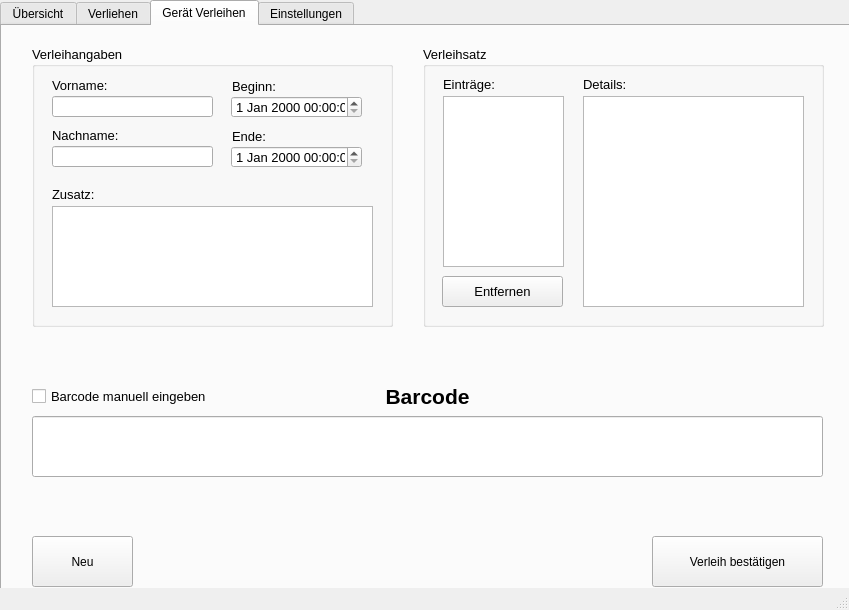
<?xml version="1.0" encoding="UTF-8"?>
<ui version="4.0">
 <class>MainWindow</class>
 <widget class="QMainWindow" name="MainWindow">
  <property name="geometry">
   <rect>
    <x>0</x>
    <y>0</y>
    <width>849</width>
    <height>610</height>
   </rect>
  </property>
  <property name="windowTitle">
   <string>MainWindow</string>
  </property>
  <widget class="QWidget" name="centralWidget">
   <widget class="QTabWidget" name="tab_verliehen">
    <property name="geometry">
     <rect>
      <x>0</x>
      <y>0</y>
      <width>1201</width>
      <height>711</height>
     </rect>
    </property>
    <property name="currentIndex">
     <number>2</number>
    </property>
    <widget class="QWidget" name="tab_uebersicht">
     <attribute name="title">
      <string>Übersicht</string>
     </attribute>
     <widget class="QTableWidget" name="tableWidget10">
      <property name="geometry">
       <rect>
        <x>0</x>
        <y>50</y>
        <width>831</width>
        <height>531</height>
       </rect>
      </property>
      <property name="columnCount">
       <number>0</number>
      </property>
     </widget>
     <widget class="QComboBox" name="deviceCat">
      <property name="geometry">
       <rect>
        <x>4</x>
        <y>5</y>
        <width>81</width>
        <height>41</height>
       </rect>
      </property>
      <property name="maxVisibleItems">
       <number>100</number>
      </property>
     </widget>
     <widget class="QPushButton" name="saveBtn">
      <property name="geometry">
       <rect>
        <x>730</x>
        <y>4</y>
        <width>101</width>
        <height>41</height>
       </rect>
      </property>
      <property name="text">
       <string>Speichern</string>
      </property>
     </widget>
     <widget class="QPushButton" name="addBtn">
      <property name="geometry">
       <rect>
        <x>641</x>
        <y>4</y>
        <width>80</width>
        <height>41</height>
       </rect>
      </property>
      <property name="text">
       <string>Add</string>
      </property>
     </widget>
     <widget class="QLineEdit" name="searchText">
      <property name="geometry">
       <rect>
        <x>310</x>
        <y>11</y>
        <width>211</width>
        <height>31</height>
       </rect>
      </property>
      <property name="font">
       <font>
        <pointsize>10</pointsize>
       </font>
      </property>
     </widget>
     <widget class="QPushButton" name="searchBtn">
      <property name="geometry">
       <rect>
        <x>530</x>
        <y>5</y>
        <width>80</width>
        <height>41</height>
       </rect>
      </property>
      <property name="text">
       <string>Suchen</string>
      </property>
     </widget>
    </widget>
    <widget class="QWidget" name="tab">
     <attribute name="title">
      <string>Verliehen</string>
     </attribute>
     <widget class="QTableWidget" name="tableVerliehen">
      <property name="geometry">
       <rect>
        <x>0</x>
        <y>50</y>
        <width>831</width>
        <height>531</height>
       </rect>
      </property>
      <property name="columnCount">
       <number>0</number>
      </property>
     </widget>
     <widget class="QComboBox" name="deviceVerliehen">
      <property name="geometry">
       <rect>
        <x>3</x>
        <y>3</y>
        <width>81</width>
        <height>41</height>
       </rect>
      </property>
      <property name="maxVisibleItems">
       <number>100</number>
      </property>
     </widget>
    </widget>
    <widget class="QWidget" name="tab_verleih">
     <attribute name="title">
      <string>Gerät Verleihen</string>
     </attribute>
     <widget class="QGroupBox" name="groupBox_2">
      <property name="geometry">
       <rect>
        <x>30</x>
        <y>20</y>
        <width>361</width>
        <height>281</height>
       </rect>
      </property>
      <property name="font">
       <font>
        <pointsize>10</pointsize>
        <stylestrategy>PreferAntialias</stylestrategy>
       </font>
      </property>
      <property name="title">
       <string>Verleihangaben</string>
      </property>
      <widget class="QDateTimeEdit" name="dtRentStart">
       <property name="geometry">
        <rect>
         <x>199</x>
         <y>50</y>
         <width>131</width>
         <height>22</height>
        </rect>
       </property>
      </widget>
      <widget class="QLabel" name="label_2">
       <property name="geometry">
        <rect>
         <x>200</x>
         <y>32</y>
         <width>61</width>
         <height>16</height>
        </rect>
       </property>
       <property name="text">
        <string>Beginn:</string>
       </property>
      </widget>
      <widget class="QLabel" name="label_7">
       <property name="geometry">
        <rect>
         <x>200</x>
         <y>82</y>
         <width>51</width>
         <height>16</height>
        </rect>
       </property>
       <property name="text">
        <string>Ende:</string>
       </property>
      </widget>
      <widget class="QDateTimeEdit" name="dtRentEnd">
       <property name="geometry">
        <rect>
         <x>199</x>
         <y>100</y>
         <width>131</width>
         <height>22</height>
        </rect>
       </property>
      </widget>
      <widget class="QLineEdit" name="edtRentFirstname">
       <property name="geometry">
        <rect>
         <x>20</x>
         <y>50</y>
         <width>161</width>
         <height>21</height>
        </rect>
       </property>
      </widget>
      <widget class="QLabel" name="label_8">
       <property name="geometry">
        <rect>
         <x>20</x>
         <y>31</y>
         <width>71</width>
         <height>16</height>
        </rect>
       </property>
       <property name="text">
        <string>Vorname:</string>
       </property>
      </widget>
      <widget class="QLabel" name="label_9">
       <property name="geometry">
        <rect>
         <x>20</x>
         <y>81</y>
         <width>71</width>
         <height>16</height>
        </rect>
       </property>
       <property name="text">
        <string>Nachname:</string>
       </property>
      </widget>
      <widget class="QLineEdit" name="edtRentLastname">
       <property name="geometry">
        <rect>
         <x>20</x>
         <y>100</y>
         <width>161</width>
         <height>21</height>
        </rect>
       </property>
      </widget>
      <widget class="QLabel" name="label_10">
       <property name="geometry">
        <rect>
         <x>20</x>
         <y>140</y>
         <width>51</width>
         <height>16</height>
        </rect>
       </property>
       <property name="text">
        <string>Zusatz:</string>
       </property>
      </widget>
      <widget class="QTextEdit" name="edtRentExtra">
       <property name="geometry">
        <rect>
         <x>20</x>
         <y>160</y>
         <width>321</width>
         <height>101</height>
        </rect>
       </property>
      </widget>
     </widget>
     <widget class="QGroupBox" name="groupBox_3">
      <property name="geometry">
       <rect>
        <x>421</x>
        <y>20</y>
        <width>401</width>
        <height>281</height>
       </rect>
      </property>
      <property name="font">
       <font>
        <pointsize>10</pointsize>
        <stylestrategy>PreferAntialias</stylestrategy>
       </font>
      </property>
      <property name="title">
       <string>Verleihsatz</string>
      </property>
      <widget class="QListWidget" name="lwRentEntries">
       <property name="geometry">
        <rect>
         <x>20</x>
         <y>50</y>
         <width>121</width>
         <height>171</height>
        </rect>
       </property>
      </widget>
      <widget class="QLabel" name="label_11">
       <property name="geometry">
        <rect>
         <x>20</x>
         <y>30</y>
         <width>91</width>
         <height>16</height>
        </rect>
       </property>
       <property name="text">
        <string>Einträge:</string>
       </property>
      </widget>
      <widget class="QTableWidget" name="twRentDetails">
       <property name="geometry">
        <rect>
         <x>160</x>
         <y>50</y>
         <width>221</width>
         <height>211</height>
        </rect>
       </property>
      </widget>
      <widget class="QLabel" name="label_12">
       <property name="geometry">
        <rect>
         <x>160</x>
         <y>30</y>
         <width>91</width>
         <height>16</height>
        </rect>
       </property>
       <property name="text">
        <string>Details:</string>
       </property>
      </widget>
      <widget class="QPushButton" name="btnRentRemove">
       <property name="geometry">
        <rect>
         <x>19</x>
         <y>230</y>
         <width>121</width>
         <height>31</height>
        </rect>
       </property>
       <property name="text">
        <string>Entfernen</string>
       </property>
      </widget>
     </widget>
     <widget class="QLineEdit" name="edtRentBarcode">
      <property name="geometry">
       <rect>
        <x>30</x>
        <y>390</y>
        <width>791</width>
        <height>61</height>
       </rect>
      </property>
      <property name="font">
       <font>
        <pointsize>18</pointsize>
       </font>
      </property>
      <property name="text">
       <string/>
      </property>
     </widget>
     <widget class="QLabel" name="label_13">
      <property name="geometry">
       <rect>
        <x>30</x>
        <y>350</y>
        <width>791</width>
        <height>41</height>
       </rect>
      </property>
      <property name="font">
       <font>
        <pointsize>16</pointsize>
        <weight>75</weight>
        <bold>true</bold>
       </font>
      </property>
      <property name="text">
       <string>Barcode</string>
      </property>
      <property name="alignment">
       <set>Qt::AlignCenter</set>
      </property>
     </widget>
     <widget class="QCheckBox" name="cbRentEnterManually">
      <property name="geometry">
       <rect>
        <x>30</x>
        <y>360</y>
        <width>181</width>
        <height>20</height>
       </rect>
      </property>
      <property name="font">
       <font>
        <pointsize>10</pointsize>
       </font>
      </property>
      <property name="text">
       <string>Barcode manuell eingeben</string>
      </property>
      <property name="iconSize">
       <size>
        <width>16</width>
        <height>16</height>
       </size>
      </property>
     </widget>
     <widget class="QPushButton" name="btnRentApply">
      <property name="geometry">
       <rect>
        <x>650</x>
        <y>510</y>
        <width>171</width>
        <height>51</height>
       </rect>
      </property>
      <property name="text">
       <string>Verleih bestätigen</string>
      </property>
     </widget>
     <widget class="QPushButton" name="btnRentNew">
      <property name="geometry">
       <rect>
        <x>30</x>
        <y>510</y>
        <width>101</width>
        <height>51</height>
       </rect>
      </property>
      <property name="text">
       <string>Neu</string>
      </property>
     </widget>
     <zorder>groupBox_2</zorder>
     <zorder>groupBox_3</zorder>
     <zorder>edtRentBarcode</zorder>
     <zorder>label_13</zorder>
     <zorder>cbRentEnterManually</zorder>
     <zorder>btnRentApply</zorder>
     <zorder>edtRentExtra</zorder>
     <zorder>btnRentNew</zorder>
    </widget>
    <widget class="QWidget" name="tab_einstellungen">
     <attribute name="title">
      <string>Einstellungen</string>
     </attribute>
     <widget class="QGroupBox" name="groupBox">
      <property name="geometry">
       <rect>
        <x>30</x>
        <y>20</y>
        <width>381</width>
        <height>381</height>
       </rect>
      </property>
      <property name="font">
       <font>
        <pointsize>10</pointsize>
       </font>
      </property>
      <property name="title">
       <string>Kategorien</string>
      </property>
      <widget class="QPushButton" name="btn_categorySave">
       <property name="geometry">
        <rect>
         <x>140</x>
         <y>100</y>
         <width>221</width>
         <height>31</height>
        </rect>
       </property>
       <property name="text">
        <string>Speichern</string>
       </property>
      </widget>
      <widget class="QLineEdit" name="edt_categoryName">
       <property name="geometry">
        <rect>
         <x>210</x>
         <y>56</y>
         <width>151</width>
         <height>24</height>
        </rect>
       </property>
      </widget>
      <widget class="QLabel" name="label">
       <property name="geometry">
        <rect>
         <x>213</x>
         <y>30</y>
         <width>91</width>
         <height>21</height>
        </rect>
       </property>
       <property name="text">
        <string>Bezeichnung</string>
       </property>
      </widget>
      <widget class="QComboBox" name="cb_category">
       <property name="geometry">
        <rect>
         <x>16</x>
         <y>54</y>
         <width>171</width>
         <height>31</height>
        </rect>
       </property>
      </widget>
      <widget class="QLabel" name="label_4">
       <property name="geometry">
        <rect>
         <x>17</x>
         <y>33</y>
         <width>55</width>
         <height>16</height>
        </rect>
       </property>
       <property name="text">
        <string>Kategorie:</string>
       </property>
      </widget>
      <widget class="QPushButton" name="btn_categoryDelete">
       <property name="geometry">
        <rect>
         <x>18</x>
         <y>100</y>
         <width>111</width>
         <height>31</height>
        </rect>
       </property>
       <property name="text">
        <string>Löschen</string>
       </property>
      </widget>
      <widget class="QGroupBox" name="gb_settingsCustomfields">
       <property name="geometry">
        <rect>
         <x>20</x>
         <y>150</y>
         <width>341</width>
         <height>211</height>
        </rect>
       </property>
       <property name="title">
        <string>Datenfelder</string>
       </property>
       <widget class="QLabel" name="label_3">
        <property name="geometry">
         <rect>
          <x>13</x>
          <y>33</y>
          <width>81</width>
          <height>13</height>
         </rect>
        </property>
        <property name="text">
         <string>Datenfeld:</string>
        </property>
       </widget>
       <widget class="QLineEdit" name="edt_customfieldName">
        <property name="geometry">
         <rect>
          <x>171</x>
          <y>55</y>
          <width>141</width>
          <height>20</height>
         </rect>
        </property>
       </widget>
       <widget class="QLabel" name="label_5">
        <property name="geometry">
         <rect>
          <x>16</x>
          <y>87</y>
          <width>117</width>
          <height>16</height>
         </rect>
        </property>
        <property name="text">
         <string>Typ:</string>
        </property>
       </widget>
       <widget class="QComboBox" name="cb_customfieldType">
        <property name="geometry">
         <rect>
          <x>13</x>
          <y>112</y>
          <width>141</width>
          <height>31</height>
         </rect>
        </property>
       </widget>
       <widget class="QLabel" name="label_6">
        <property name="geometry">
         <rect>
          <x>172</x>
          <y>32</y>
          <width>117</width>
          <height>16</height>
         </rect>
        </property>
        <property name="text">
         <string>Bezeichnung:</string>
        </property>
       </widget>
       <widget class="QCheckBox" name="cb_customfieldRequired">
        <property name="geometry">
         <rect>
          <x>230</x>
          <y>112</y>
          <width>83</width>
          <height>22</height>
         </rect>
        </property>
        <property name="text">
         <string>Pflichtfeld</string>
        </property>
       </widget>
       <widget class="QComboBox" name="cb_customfield">
        <property name="geometry">
         <rect>
          <x>12</x>
          <y>53</y>
          <width>141</width>
          <height>31</height>
         </rect>
        </property>
       </widget>
       <widget class="QPushButton" name="btn_customfieldDelete">
        <property name="geometry">
         <rect>
          <x>14</x>
          <y>160</y>
          <width>111</width>
          <height>31</height>
         </rect>
        </property>
        <property name="text">
         <string>Löschen</string>
        </property>
       </widget>
       <widget class="QPushButton" name="btn_customfieldSave">
        <property name="geometry">
         <rect>
          <x>140</x>
          <y>160</y>
          <width>181</width>
          <height>31</height>
         </rect>
        </property>
        <property name="text">
         <string>Speichern</string>
        </property>
       </widget>
      </widget>
     </widget>
     <widget class="QGroupBox" name="groupBox_4">
      <property name="geometry">
       <rect>
        <x>440</x>
        <y>20</y>
        <width>381</width>
        <height>381</height>
       </rect>
      </property>
      <property name="title">
       <string>Infos</string>
      </property>
      <widget class="QTextBrowser" name="textBrowser">
       <property name="geometry">
        <rect>
         <x>20</x>
         <y>40</y>
         <width>341</width>
         <height>321</height>
        </rect>
       </property>
       <property name="html">
        <string>&lt;!DOCTYPE HTML PUBLIC &quot;-//W3C//DTD HTML 4.0//EN&quot; &quot;http://www.w3.org/TR/REC-html40/strict.dtd&quot;&gt;
&lt;html&gt;&lt;head&gt;&lt;meta name=&quot;qrichtext&quot; content=&quot;1&quot; /&gt;&lt;style type=&quot;text/css&quot;&gt;
p, li { white-space: pre-wrap; }
&lt;/style&gt;&lt;/head&gt;&lt;body style=&quot; font-family:'MS Shell Dlg 2'; font-size:8.25pt; font-weight:400; font-style:normal;&quot;&gt;
&lt;p style=&quot; margin-top:0px; margin-bottom:0px; margin-left:0px; margin-right:0px; -qt-block-indent:0; text-indent:0px;&quot;&gt;&lt;span style=&quot; font-family:'Ubuntu'; font-size:14pt; font-weight:600;&quot;&gt;FES-Verleihsystem &lt;/span&gt;&lt;span style=&quot; font-family:'Ubuntu'; font-size:10pt;&quot;&gt;v1.0&lt;/span&gt;&lt;/p&gt;
&lt;p style=&quot; margin-top:0px; margin-bottom:0px; margin-left:0px; margin-right:0px; -qt-block-indent:0; text-indent:0px;&quot;&gt;&lt;span style=&quot; font-family:'Ubuntu'; font-size:11pt;&quot;&gt; &lt;/span&gt;&lt;/p&gt;
&lt;p style=&quot; margin-top:0px; margin-bottom:0px; margin-left:0px; margin-right:0px; -qt-block-indent:0; text-indent:0px;&quot;&gt;&lt;span style=&quot; font-family:'Ubuntu'; font-size:11pt;&quot;&gt;Das FES-Verleihsystem ist das Ergebnis einer Projektarbeit, der Friedrich-Ebert-Schule Wiesbaden, im Bereich Fachinformatik.&lt;/span&gt;&lt;/p&gt;
&lt;p style=&quot;-qt-paragraph-type:empty; margin-top:0px; margin-bottom:0px; margin-left:0px; margin-right:0px; -qt-block-indent:0; text-indent:0px; font-family:'Ubuntu'; font-size:11pt;&quot;&gt;&lt;br /&gt;&lt;/p&gt;
&lt;p style=&quot; margin-top:0px; margin-bottom:0px; margin-left:0px; margin-right:0px; -qt-block-indent:0; text-indent:0px;&quot;&gt;&lt;span style=&quot; font-family:'Ubuntu'; font-size:11pt;&quot;&gt;Entwickler:&lt;/span&gt;&lt;/p&gt;
&lt;p style=&quot; margin-top:0px; margin-bottom:0px; margin-left:0px; margin-right:0px; -qt-block-indent:0; text-indent:0px;&quot;&gt;&lt;span style=&quot; font-family:'Ubuntu'; font-size:11pt;&quot;&gt;	Bardroff Benjamin,&lt;/span&gt;&lt;/p&gt;
&lt;p style=&quot; margin-top:0px; margin-bottom:0px; margin-left:0px; margin-right:0px; -qt-block-indent:0; text-indent:0px;&quot;&gt;&lt;span style=&quot; font-family:'Ubuntu'; font-size:11pt;&quot;&gt;	Sascha [Nachname],&lt;/span&gt;&lt;/p&gt;
&lt;p style=&quot; margin-top:0px; margin-bottom:0px; margin-left:0px; margin-right:0px; -qt-block-indent:0; text-indent:0px;&quot;&gt;&lt;span style=&quot; font-family:'Ubuntu'; font-size:11pt;&quot;&gt;	Tobias,&lt;/span&gt;&lt;/p&gt;
&lt;p style=&quot; margin-top:0px; margin-bottom:0px; margin-left:0px; margin-right:0px; -qt-block-indent:0; text-indent:0px;&quot;&gt;&lt;span style=&quot; font-family:'Ubuntu'; font-size:11pt;&quot;&gt;	Daniel&lt;/span&gt;&lt;/p&gt;
&lt;p style=&quot;-qt-paragraph-type:empty; margin-top:0px; margin-bottom:0px; margin-left:0px; margin-right:0px; -qt-block-indent:0; text-indent:0px; font-family:'Ubuntu'; font-size:11pt;&quot;&gt;&lt;br /&gt;&lt;/p&gt;
&lt;p style=&quot; margin-top:0px; margin-bottom:0px; margin-left:0px; margin-right:0px; -qt-block-indent:0; text-indent:0px;&quot;&gt;&lt;span style=&quot; font-family:'Ubuntu'; font-size:11pt;&quot;&gt;FES-Verleihsystem © 2018 by Bardroff Benjamin, Sascha [Nachname], Tobias Ritter, Yannick Ullersperger, Daniel [Nachname]&lt;/span&gt;&lt;/p&gt;&lt;/body&gt;&lt;/html&gt;</string>
       </property>
      </widget>
     </widget>
    </widget>
   </widget>
  </widget>
  <widget class="QStatusBar" name="statusBar"/>
 </widget>
 <layoutdefault spacing="6" margin="11"/>
 <resources/>
 <connections/>
</ui>
